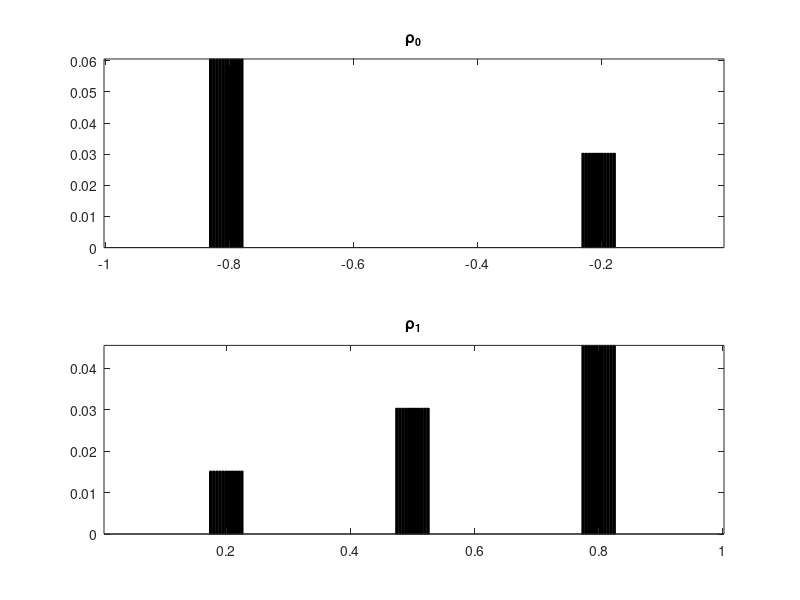

Reproduce this figure in MATLAB. (Note: this script raises an error after producing the figure.)
%% Flexiable time Dirac
%% Multi-Marginal Optimal mass transport problem
% This script numerically solves an OMT problem as follows:
% 1. Transportation cost: C_{ijk} = \frac{x_{i}^2}{t_{k}} + \frac{y_{i}^2}{T - t_{k}}
% 2. Transportation map: Pi_{ijk} with its three marginials: p_i, q_i, r_k
%    such that \sum_{jk} = p_{i}, \sum_{ik} = q_{j}, \sum_{ij} = r_k.
%    p_i and q_j are two probability vector   
% 3. The mariginal along the t cooridinates has an upper-bound cap*T/n holds all the time.
% 4. p is transported to q in the time interval [0,T]

% The optimizer is the vector r_k which minimize the transportation cost:
% min_{ijk} C_{ijk}.*\Pi_{ijk}

% The code works in MATLAB 2019 a,b
% CVX with MOSEK solver is used:
% Installation of CVX: http://cvxr.com/cvx/

%% This Script is for Dirac transportation and plot, check note for the desired figure we want to see 
clear all
clc
%% Define the two probability distributions p_{i} and q_{j} and cooridinates X(p), Y(q)
% Consider p_{i} and q_{j} are two discretes distributions 
% p_{i}: i = 1, 2,..., n1
% q_{j}: j = 1, 2,..., n2
 
%% Normalized Diracs distributions p,q in histogram

% 
n1 = 200;  % (not exceed 1000)
n2 = 200;  % (not exceed 1000)

x = (0:n1-1)'/n1-1; % x \in [-1,0]
y = (1:n2)'/n2;     % y \in [ 0,1]

% Useful functions 
normalize = @(a)a/sum(a(:));  % Normalization function 

% Generate Dirac
p = zeros(size(x));
p((n1/5-5):(n1/5+5)) = 2;      % 'Dirac 1'
p((n1*4/5-5):(n1*4/5+5)) = 1;  % 'Dirac 2'

q = zeros(size(y));
q((n2/5-5):(n2/5+5)) = 1;      % 'Dirac 1'
q((n2/2-5):(n2/2+5)) = 2;      % 'Dirac 2'
q((n2*4/5-5):(n2*4/5+5)) = 3;  % 'Dirac 3'

p = normalize(p);
q = normalize(q);



% Plot the two distributions p and q
figure(1)
subplot(2,1,1);
bar(x, p, 'k'); axis tight;
title('\rho_{0}')
subplot(2,1,2);
bar(y, q, 'k'); axis tight;
title('\rho_{1}')

%% Define the time t_{i} \in [0, T] (tk):
% Discretization of the time mariginal by nt (not exceed 500)
nt = 200;

% Define the time interval [0,T], notice that T is not neccesary to be 1.
T = 1;
t = T*(0+0.01:nt-0.01)'/nt;

%% Define the cost function C(x,y,t):
% C(x,y,t) = C_{ijk} = (x_i)^2./t_k + (y_i)^2/(T - t_k)
% Compute the 3-dimensional Cost matrix
[X,Y,tk] = meshgrid(x,y,t);
C = X.^2./tk + Y.^2./(T-tk);

% The order of the x-y axis need to be changed by the permute function,
Cost = permute(C,[2,1,3]);

%% CVX solver 
% The optimization problem:
% Variables: 
% The multi marginial coupling \Pi, the 'toll' constraint on time r_{k}
% Objective fucntion: \sum_{i}\sum_{j}\sum_{k} Cost(i,j,k).*\Pi 
% Constraints: 
% 1) marginal p_i, q_j, r_k
% 2) lower bound of \Pi_{i,j,k}: \Pi_{i,j,k} \geq 0
% 3) lower and upper bound of r_{k}: 0 \geq r_{k} \leq (capacity.*T./nt)

% The CVX solver: MOSEK needs to be installed. 
% The sum function in the CVX package do not support high dimension summation
% The capacity constraint should be larger than 1: cap*T/nt>1

% Define the capacity 
cap = 2;
capacity = cap*T/nt;

bnd = 1.5;
massbound = bnd/n2;
%%
cvx_begin
cvx_solver mosek
cvx_precision best
    variable Pi(n1,n2,nt)
    variable rk(nt)
    variable qj(n2)
    minimize(sum(sum(sum(Cost.*Pi))))
    subject to  
    % Define multi-marginal coupling counstraints:
    % 1.Marginal constraints on x coordinate
      squeeze(sum(sum(permute(Pi,[2,3,1])))) == p;
    % 2.Marginal constraints on y coordinate   
      squeeze(sum(sum(permute(Pi,[3,1,2])))) == qj;
    % 3.Marinigal on t-coordinate
      squeeze(sum(sum(Pi))) == rk;  
    % 4.Element-wise lower bound for \Pi
      Pi >= 0;
    % 5.Capacity/Toll constraint
      0 <= rk <= capacity;    % r_{k} with upperbound,
      % 0 <= rk               % r_{k} without upperbound.  
    % 6. Upper bounds on the elements of q
      sum(qj) == 1;
      0 <= qj <= massbound;
      % qj = q
cvx_end


%% Check 3 marginal constraints:
fprintf('Constraints deviation (should be 0):'); 
sum(squeeze(sum(sum(permute(Pi,[2,3,1])))) - p)
sum(squeeze(sum(sum(permute(Pi,[3,1,2])))) - qj)
sum(squeeze(sum(sum(Pi)))- rk)

%% Show that t marginal is a prbability measure
fprintf('Time marginal measure check:'); 
sum(rk)


%% Plots of rk, evolutionary probability distributions at moment t
figure(2)
flux = plot(t,rk);
flux.LineWidth = 2;
flux.Color ='#0072BD';
title('Marginal of Time between [0,T]')

figure(3)
bar(t,rk, 'k'); axis tight;
title('Marginal of Time between [0,T]')

%% 3D plot with 3 marginals
% Things need to be plotted here:
% 1. p  with x-axis, 2. q with y-axis, 3. rk with t-axis, 4. capacity 
% Original coordinates:
% x = (0:n1-1)'/n1-1;         % x \in [-1,0]
% y = (1:n2)'/n2;             % y \in [0,1]
% t = T*(0+0.01:nt-0.01)'/nt; % t \in [0,1]

% Generate new coordinates for 3D plot
xx1 = x;
xx2 = zeros(size(xx1));
xx = [xx1,xx2,p];
yy1 = y;
yy2 = ones(size(yy1));
yy = [yy1,yy2,qj];
tt1 = t;
tt2 = zeros(size(tt1));
tollheight = capacity*ones(size(tt1));


%% figure: Line plot3
figure(4)
p1 = plot3(xx1,xx2,p,'LineWidth',3);
hold on
p2 = plot3(yy1,yy2,qj,'LineWidth',3);
scaler = 20;
% tplot = plot(rk*scaler,tt1,'LineWidth',2,'Color','k','LineStyle',':');
tplot = plot3(tt2,tt1,rk,'LineWidth',2,'Color','k');
toll = plot3(tt2,tt1,tollheight,'LineWidth',4,'Color','r','LineStyle',':');
hold off
grid on
xlabel('X/Y')
ylabel('Time')
zlabel('Probability Density')
title('3-D Line Plot')


%% Coupling of p and q illustration
pqCoupling = sum(Pi,3);
ptCoupling = squeeze(sum(Pi,2));
qtCoupling = squeeze(sum(Pi,1));

figure(5)
plot(t,rk)
%% Display the optimal assignement

figure(6)
p1 = plot3(xx1,xx2,p,'LineWidth',1.5,'Color','k');

hold on
p2 = plot3(yy1,yy2,qj,'LineWidth',1.5,'Color','k');
tplot = plot3(tt2,tt1,rk,'LineWidth',1.5,'Color','k');
toll = plot3(tt2,tt1,tollheight,'LineWidth',1.5,'Color','r','LineStyle',':');
% bar3(tt2,tt1,tollheight);

%%
% Plot the grey 'area' by Line
% pt Coupling (correct):
[Ipt,Jpt,~] = find(ptCoupling);
for ipt=1:length(Ipt)
    pt_assignement = plot([xx(Ipt(ipt),1),tt2(Jpt(ipt))],[xx(Ipt(ipt),2),tt1(Jpt(ipt))],'LineWidth',3,'Color',[0.8 0.8 0.8]);
end

% qt Coupling (order fixed):
[Iqt,Jqt,~] = find(qtCoupling);
for iqt=1:length(Iqt)
    qt_assignement = plot([yy(Iqt(iqt),1),tt2(Jqt(iqt))],[yy(Iqt(iqt),2),tt1(Jqt(iqt))],'LineWidth',3,'Color',[0.8 0.8 0.8]);
end

% Plot the Dash line within the grey area to show point-wise assigments
for iptdash=1:10:length(Ipt)
    pt_assignement_dash = plot([xx(Ipt(iptdash),1),tt2(Jpt(iptdash))],[xx(Ipt(iptdash),2),tt1(Jpt(iptdash))],'LineWidth',0.5,'LineStyle','--','Color','k');
end

for iqtdash=1:10:length(Iqt)
    qt_assignement_dash = plot([yy(Iqt(iqtdash),1),tt2(Jqt(iqtdash))],[yy(Iqt(iqtdash),2),tt1(Jqt(iqtdash))],'LineWidth',0.5,'LineStyle','--','Color','k');
end



hold off
xlabel('Space','FontSize',14)
ylabel('Time','FontSize',14)
zlabel('Probability Density','FontSize',14)